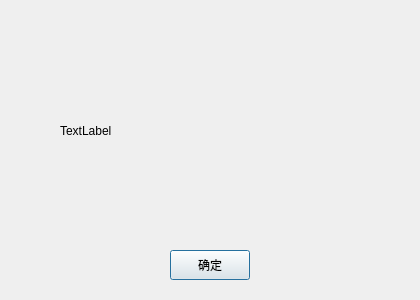
<?xml version="1.0" encoding="UTF-8"?>
<ui version="4.0">
 <class>aboutdialog</class>
 <widget class="QDialog" name="aboutdialog">
  <property name="geometry">
   <rect>
    <x>0</x>
    <y>0</y>
    <width>420</width>
    <height>300</height>
   </rect>
  </property>
  <property name="windowTitle">
   <string>Dialog</string>
  </property>
  <widget class="QPushButton" name="pushButton_ok">
   <property name="geometry">
    <rect>
     <x>170</x>
     <y>250</y>
     <width>80</width>
     <height>30</height>
    </rect>
   </property>
   <property name="minimumSize">
    <size>
     <width>80</width>
     <height>30</height>
    </size>
   </property>
   <property name="maximumSize">
    <size>
     <width>80</width>
     <height>30</height>
    </size>
   </property>
   <property name="text">
    <string>确定</string>
   </property>
  </widget>
  <widget class="QLabel" name="label">
   <property name="geometry">
    <rect>
     <x>60</x>
     <y>30</y>
     <width>300</width>
     <height>201</height>
    </rect>
   </property>
   <property name="minimumSize">
    <size>
     <width>300</width>
     <height>0</height>
    </size>
   </property>
   <property name="maximumSize">
    <size>
     <width>300</width>
     <height>16777215</height>
    </size>
   </property>
   <property name="text">
    <string>TextLabel</string>
   </property>
  </widget>
 </widget>
 <resources/>
 <connections/>
</ui>
